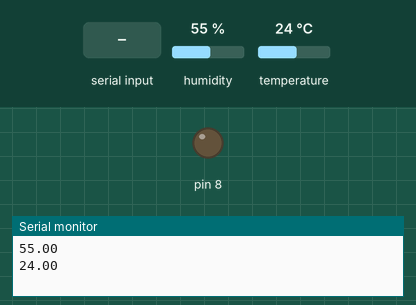
A sketch run on a simulated Arduino Uno, built with avr-gcc and run on an emulated ATmega328P. Shown: output pins drawn as LEDs (lit = HIGH), the last lines printed to the serial monitor. Inputs (shaded band) come from the test bench; at power-on: humidity 55 %, temperature 24 °C.

Above: at 3.0 s.
3.1 s: "1" received over Serial
At 4.6 s:
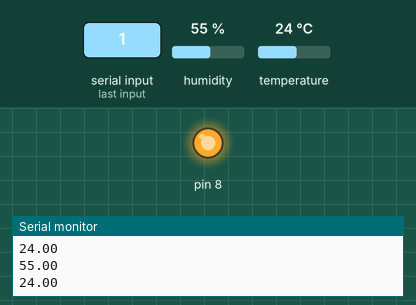
Timing chart, 0 to 7.5 s (numbered marks = the images above; inputs shaded):
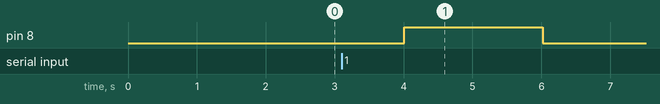

Measured:
- after the input at 3.1 s, pin 8: LOW → HIGH after 0.91 s, → LOW 2.0 s later

The sketch:

dht.ino
```cpp
// (licence header left out)
// REQUIRES the following Arduino libraries:
// - DHT Sensor Library: https://github.com/adafruit/DHT-sensor-library
// - Adafruit Unified Sensor Lib: https://github.com/adafruit/Adafruit_Sensor

#include "DHT.h"


#define DHTPIN 2     // Digital pin connected to the DHT sensor

#define DHTTYPE DHT22   // DHT 11
//#define DHTTYPE DHT22   // DHT 22  (AM2302), AM2321
//#define DHTTYPE DHT21   // DHT 21 (AM2301)

// Connect pin 1 (on the left) of the sensor to +5V
// NOTE: If using a board with 3.3V logic like an Arduino Due connect pin 1
// to 3.3V instead of 5V!
// Connect pin 2 of the sensor to whatever your DHTPIN is
// Connect pin 4 (on the right) of the sensor to GROUND
// Connect a 10K resistor from pin 2 (data) to pin 1 (power) of the sensor

// Initialize DHT sensor.
// Note that older versions of this library took an optional third parameter to
// tweak the timings for faster processors.  This parameter is no longer needed
// as the current DHT reading algorithm adjusts itself to work on faster procs.

DHT dht(DHTPIN, DHTTYPE);

void setup() {
  Serial.begin(9600);
  //Serial.println(F("DHTxx test!"));
  pinMode(8, OUTPUT);
  dht.begin();
}

void loop() {
  // Wait a few seconds between measurements.
  delay(2000);

  // Reading temperature or humidity takes about 250 milliseconds!
  // Sensor readings may also be up to 2 seconds 'old' (its a very slow sensor)
  float h = dht.readHumidity();
  // Read temperature as Celsius (the default)
  float t = dht.readTemperature();
  // Read temperature as Fahrenheit (isFahrenheit = true)
  float f = dht.readTemperature(true);

  // Check if any reads failed and exit early (to try again).
  //if (isnan(h) || isnan(t) || isnan(f)) {
    //Serial.println(F("Failed to read from DHT sensor!"));
    //return;
  //}

  // Compute heat index in Fahrenheit (the default)
  float hif = dht.computeHeatIndex(f, h);
  // Compute heat index in Celsius (isFahreheit = false)
  float hic = dht.computeHeatIndex(t, h, false);

  //Serial.print(F(" Humidity: "));
  Serial.println(h);
  //Serial.print(F("%  Temperature: "));
  Serial.println(t);
  //Serial.print(F("C "));
  //Serial.println(f);
  //Serial.print(F("F  Heat index: "));
//erial.println(hic);
  //Serial.print(F("C "));
  //Serial.println(hif);
  //Serial.println(F("F"));

  if (Serial.read() == '1')
  {
    digitalWrite(8, HIGH);
  }
  else
  {
    digitalWrite(8, LOW);
  }
}
```
